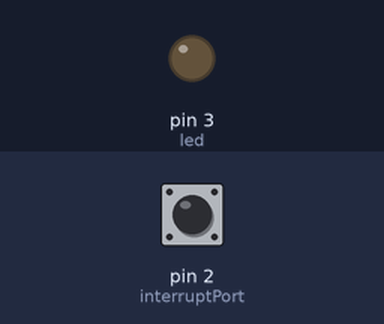
Recording of a sketch running on a simulated Arduino Uno, built with avr-gcc and run on an emulated ATmega328P. Parts: output pins drawn as LEDs (lit = HIGH). The inputs (shaded band) are chosen by the test bench; at power-on: pin 2 (interruptPort) HIGH.

Above: at 1.2 s.
1.3 s: pin 2 (interruptPort) pulled LOW for 0.15 s
At 2.0 s:
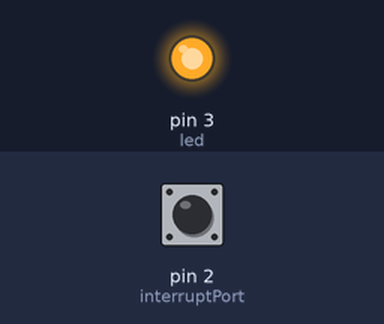
3.0 s: pin 2 (interruptPort) pulled LOW for 3.2 s
At 3.4 s:
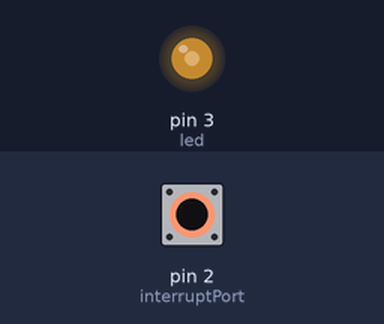
Timing chart, 0 to 7.7 s (numbered marks = the images above; inputs shaded):
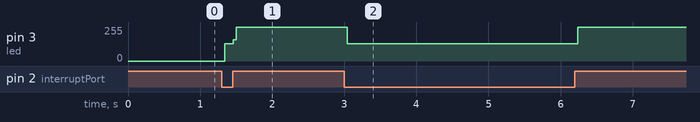

Measured:
- after the input at 1.3 s, pin 3 (led): 0/255 → 128/255 at once, → 255/255 0.12 s later
- after the input at 3.0 s, pin 3 (led): 255/255 → 128/255 at once, → 255/255 3.2 s later

The sketch:

arduino_pull_21_02.ino
```cpp
int led = 3; //Porta do LED
//Porta da interrupção:
//O Arduino Uno só aceita as portas 2 e 3
int interruptPort = 2;
//Variáveis modificadas por interrupções devem ser volatile
volatile int state = LOW;
void setup() {
pinMode(led, OUTPUT);
pinMode(interruptPort, INPUT_PULLUP);
attachInterrupt(digitalPinToInterrupt(interruptPort), toggle, LOW);
}
void loop() {
// Qualquer processamento mais longo...
}
void toggle() {
state = !state;
digitalWrite(led, state);
}


//https://www.tinkercad.com/things/fH9S24S2p9Z-start-simulating/editel?collectionid=OIYJ88OJ3OPN3EA&lessonid=EHD2303J3YPUS5Z&magic=910449b02be416ca5e1bff6826042d964abc829c&projectid=OIYJ88OJ3OPN3EA&t=1582375152492607787&tenant=circuits#/lesson-viewer
```
